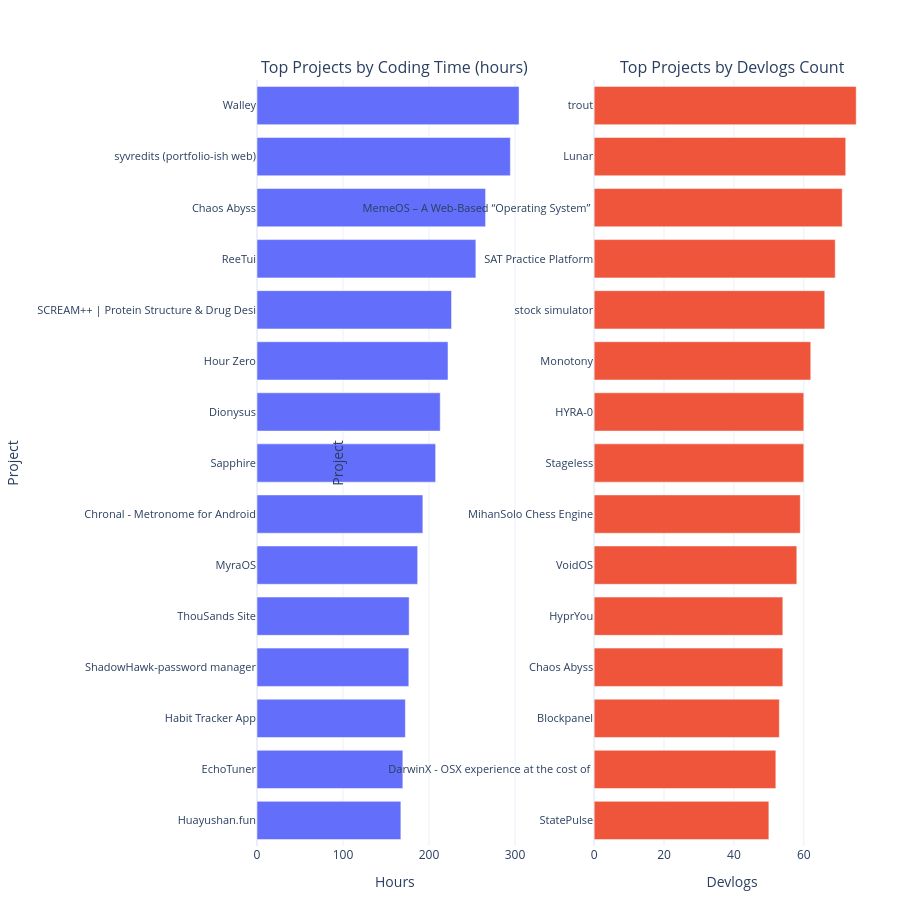

The cell this chart's notebook holds for it:
### Markdown cell above
## Top projects by time and devlogs
Horizontal bars for top N by total coding time and by devlogs_count.

### Code cell
TOP_N = 15

title_col = None
for cand in ['title', 'project_title', 'name', 'display_name']:
    if cand in df.columns:
        title_col = cand
        break

_sec = pd.to_numeric(df[time_col], errors='coerce').fillna(0)
_dev = pd.to_numeric(df['devlogs_count'], errors='coerce')

_time_df = df.copy()
_time_df['hours'] = _sec / 3600.0
if title_col:
    _time_df['label'] = _time_df[title_col].astype(
        'object').fillna('(untitled)').astype(str).str.slice(0, 40)
else:
    _time_df['label'] = _time_df.get(
        'id', pd.Series(range(len(_time_df)))).astype(str)

by_hours = _time_df.sort_values('hours', ascending=False).head(TOP_N)

_dev_df = df.copy()
_dev_df['devlogs_count_num'] = _dev
if title_col:
    _dev_df['label'] = _dev_df[title_col].astype('object').fillna(
        '(untitled)').astype(str).str.slice(0, 40)
else:
    _dev_df['label'] = _dev_df.get(
        'id', pd.Series(range(len(_dev_df)))).astype(str)
by_devlogs = _dev_df.sort_values(
    'devlogs_count_num', ascending=False).head(TOP_N)

height = max(len(by_hours), len(by_devlogs)) * 44 + 240

fig = make_subplots(rows=1, cols=2, column_widths=[0.5, 0.5],
                    subplot_titles=('Top Projects by Coding Time (hours)',
                                    'Top Projects by Devlogs Count'))

fig.add_trace(go.Bar(x=by_hours['hours'][::-1], y=by_hours['label'][::-1],
                     orientation='h', marker_color='#636EFA',
                     hovertemplate='%{y}<br>Total=%{x:.2f} h'), row=1, col=1)

fig.add_trace(go.Bar(x=by_devlogs['devlogs_count_num'][::-1], y=by_devlogs['label'][::-1],
                     orientation='h', marker_color='#EF553B',
                     hovertemplate='%{y}<br>Devlogs=%{x:.0f}'), row=1, col=2)

fig.update_layout(height=max(DEFAULT_HEIGHT + (len(by_hours)*18), height),
                  margin=dict(l=220, r=30, t=80, b=40), showlegend=False, bargap=0.25)
fig.update_xaxes(title_text='Hours', row=1, col=1)
fig.update_xaxes(title_text='Devlogs', row=1, col=2)
fig.update_yaxes(title_text='Project', row=1, col=1,
                 automargin=True, tickfont=dict(size=11))
fig.update_yaxes(title_text='Project', row=1, col=2,
                 automargin=True, tickfont=dict(size=11))
fig.show()

save_plotly(fig, name='top_projects_time_and_devlogs',
            description='Two horizontal bar charts: top projects by total coding time and by devlogs_count', friendly_name='Top projects by time and devlogs')

TOP_N = 5

hours_table = by_hours[[c for c in ['id']
                        if c in by_hours.columns] + ['label', 'hours']].copy()
hours_table['hours'] = hours_table['hours'].round(2)
if 'id' in by_hours.columns:
    hours_table['project_link'] = hours_table['id'].apply(
        lambda x: f"https://summer.hackclub.com/projects/{int(x)}")
save_to_index('top_projects_by_hours', 'Top projects by coding time',
              'Top projects ranked by total coding hours', hours_table.head(TOP_N), type='top')

devlogs_table = by_devlogs[[c for c in [
    'id'] if c in by_devlogs.columns] + ['label', 'devlogs_count_num']].copy()
devlogs_table.rename(
    columns={'devlogs_count_num': 'devlogs_count'}, inplace=True)
if 'id' in by_devlogs.columns:
    devlogs_table['project_link'] = devlogs_table['id'].apply(
        lambda x: f"https://summer.hackclub.com/projects/{int(x)}")
save_to_index('top_projects_by_devlogs', 'Top projects by devlogs count',
              'Top projects ranked by devlogs_count', devlogs_table.head(TOP_N), type='top')

### Figure 1 — Plotly figure (JSON) as saved in the notebook; plotly's stock layout.template omitted (floating-point values rounded to 4 significant figures)
{"data": [{"hovertemplate": "%{y}<br>Total=%{x:.2f} h", "marker": {"color": "#636EFA"}, "orientation": "h", "type": "bar", "x": [167.3, 169.6, 172.5, 176.5, 176.9, 186.8, 192.8, 207.7, 213.0, 222.1, 226.2, 254.5, 265.8, 294.6, 304.7], "xaxis": "x", "y": ["Huayushan.fun", "EchoTuner", "Habit Tracker App", "ShadowHawk-password manager", "ThouSands Site", "MyraOS", "Chronal - Metronome for Android", "Sapphire", "Dionysus", "Hour Zero", "SCREAM++ | Protein Structure & Drug Desi", "ReeTui", "Chaos Abyss", "syvredits (portfolio-ish web)", "Walley"], "yaxis": "y"}, {"hovertemplate": "%{y}<br>Devlogs=%{x:.0f}", "marker": {"color": "#EF553B"}, "orientation": "h", "type": "bar", "x": [50, 52, 53, 54, 54, 58, 59, 60, 60, 62, 66, 69, 71, 72, 75], "xaxis": "x2", "y": ["StatePulse", "DarwinX - OSX experience at the cost of ", "Blockpanel", "Chaos Abyss", "HyprYou", "VoidOS", "MihanSolo Chess Engine", "Stageless", "HYRA-0", "Monotony", "stock simulator", "SAT Practice Platform", "MemeOS – A Web-Based “Operating System” ", "Lunar", "trout"], "yaxis": "y2"}], "layout": {"annotations": [{"font": {"size": 16}, "showarrow": false, "text": "Top Projects by Coding Time (hours)", "x": 0.225, "xanchor": "center", "xref": "paper", "y": 1, "yanchor": "bottom", "yref": "paper"}, {"font": {"size": 16}, "showarrow": false, "text": "Top Projects by Devlogs Count", "x": 0.775, "xanchor": "center", "xref": "paper", "y": 1, "yanchor": "bottom", "yref": "paper"}], "bargap": 0.25, "height": 900, "margin": {"b": 40, "l": 220, "r": 30, "t": 80}, "showlegend": false, "xaxis": {"anchor": "y", "domain": [0, 0.45], "title": {"text": "Hours"}}, "xaxis2": {"anchor": "y2", "domain": [0.55, 1], "title": {"text": "Devlogs"}}, "yaxis": {"anchor": "x", "automargin": true, "domain": [0, 1], "tickfont": {"size": 11}, "title": {"text": "Project"}}, "yaxis2": {"anchor": "x2", "automargin": true, "domain": [0, 1], "tickfont": {"size": 11}, "title": {"text": "Project"}}}}
